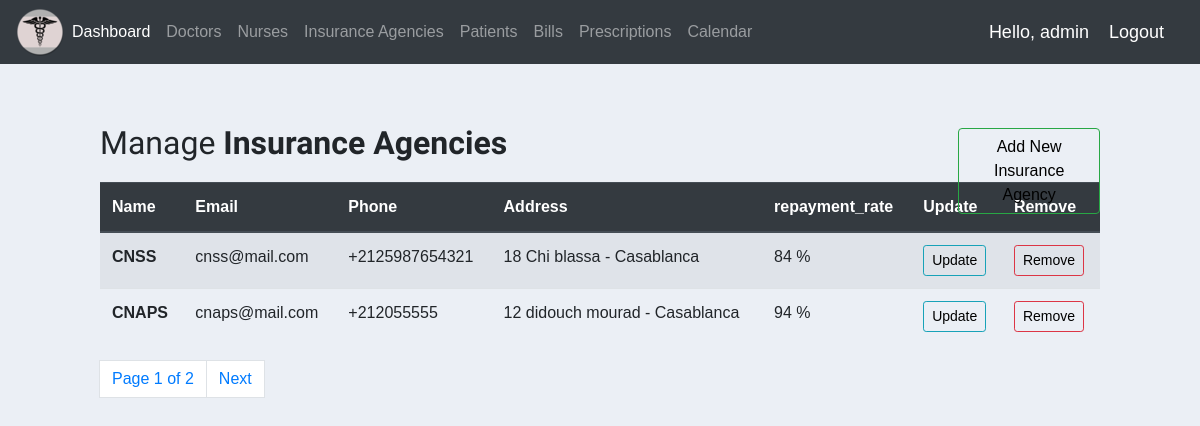
Screenshot of /list_entities/agency (signed in) with the database file from the repository.
### mainapp/models.py (models this page shows, shortened)
class InsuranceAgency(models.Model):
    name = models.CharField(max_length=200)
    email = models.EmailField()
    phone_nb = models.CharField(max_length=30)
    address = models.ForeignKey(Address, null=True, on_delete=models.SET_NULL)
    repayment_rate = models.IntegerField(validators=[
        MaxValueValidator(100),
        MinValueValidator(1)
    ])

class Address(models.Model):
    streetNb = models.IntegerField()
    AptFloor = models.CharField(max_length=200)
    city = models.CharField(max_length=60)

### mainapp/decorators.py (the view)
        def wrapper_func(request, *args, **kwargs):
            group = None
            if request.user.groups.exists():
                group = request.user.groups.all()[0].name
            if group in allowed_roles:
                return view_func(request, *args, **kwargs)
            else:
                return redirect('home')

### mainapp/templatetags/usergroup_tag.py (called while the page is built)
@register.filter(name='has_group')
def has_group(user, group_name):
    return user.groups.filter(name=group_name).exists()

### mainapp/templates/mainapp/entities/insurance_agencies.html
{% extends "base.html" %}
{% load static %}
{% block content %}
<div class="table-wrapper">
        <div class="table-title">
            <div class="row">
                <div class="col-sm-10">
                    <h2>Manage <b>Insurance Agencies</b></h2>
                </div>
                <div class="col-sm-2 my-auto" style="height:20px;">
                    <a href="{% url 'create' 'agency' %}" class="btn btn-success"><span>Add New Insurance Agency</span></a>
                </div>
            </div>
        </div>
        <table class="table table-striped">
            <thead class="thead-dark">
                <tr>
                  <th scope="col">Name</th>
                  <th scope="col">Email</th>
                  <th scope="col">Phone</th>
                  <th scope="col">Address</th>
                  <th scope="col">repayment_rate</th>
                  <th scope="col">Update</th>
                  <th scope="col">Remove</th>
                </tr>
            </thead>
            <tbody>
                {% for item in items %}
                    <tr>
                      <th>{{ item.name }}</th>
                      <td>{{ item.email }}</td>
                      <td>{{ item.phone_nb }}</td>
                      <td>{{ item.address.streetNb }} {{ item.address.AptFloor }} - {{ item.address.city }} </td>
                      <td>{{ item.repayment_rate }} %</td>
                      <td><a class="btn btn-sm btn-info" href="{% url 'update' item.id 'agency' %}">Update</a></td>
                      <td><a class="btn btn-sm btn-danger"  href="{% url 'delete' item.id 'agency' %}">Remove</a></td>
                    </tr>
                {% endfor %}
            </tbody>
        </table>
</div>
{% include '../../pagination.html' with page=items %}
{% endblock %}

### mainapp/templates/navbar.html (shortened to what this page needs)
{% load static %}
{% load usergroup_tag %}
<nav class="navbar navbar-expand-lg navbar-dark bg-dark">
  <img src="{% static 'images/medlogo.ico' %}">
  <div class="collapse navbar-collapse" id="navbarTogglerDemo02">
    <ul class="navbar-nav mr-auto mt-2 mt-lg-0">
      <li class="nav-item active">
        {% if request.user|has_group:"admin" %}
        <a class="nav-link" href="{% url 'dashboard'  %}">Dashboard <span class="sr-only">(current)</span></a>
        {% else %}
          <a class="nav-link" href="{% url 'home'  %}">Home <span class="sr-only">(current)</span></a>
        {% endif %}
      </li>
      {% if request.user|has_group:"patient" %}
        <li class="nav-item">
          <a class="nav-link" href="{% url 'patientDocs' 'document' %}">My documents</a>
        </li>
        <li class="nav-item">
          <a class="nav-link" href="{% url 'patientDocs' 'prescription' %}">My prescriptions</a>
        </li>
        <li class="nav-item">
          <a class="nav-link" href="{% url 'patientDocs' 'bill' %}">My bills</a>
        </li>
        <li class="nav-item">
          <a class="nav-link" href="{% url 'patientDocs' 'insurance' %}">My insurance</a>
        </li>
        <li class="nav-item">
          <a class="nav-link" href="{% url 'calendar' %}">Make an appointment</a>
        </li>
      {% elif request.user|has_group:"admin" %}
        <li class="nav-item">
          <a class="nav-link" href="{% url 'list_entities' 'doctor' %}">Doctors</a>
        </li>
        <li class="nav-item">
          <a class="nav-link" href="{% url 'list_entities' 'nurse' %}">Nurses</a>
        </li>
        <li class="nav-item">
          <a class="nav-link" href="{% url 'list_entities' 'agency' %}">Insurance Agencies</a>
        </li>
        <li class="nav-item">
          <a class="nav-link" href="{% url 'list_entities' 'patient' %}">Patients</a>
        </li>
        <li class="nav-item">
          <a class="nav-link" href="{% url 'list_entities' 'bill' %}">Bills</a>
        </li>
        <li class="nav-item">
          <a class="nav-link" href="{% url 'list_entities' 'prescription' %}">Prescriptions</a>
        </li>
        <li class="nav-item">
          <a class="nav-link" href="{% url 'calendar'  %}">Calendar</a>
        </li>
      {% endif %}
    </ul>
  </div>
  <span class="hello-msg">Hello, {{ request.user }}</span>
  <span><a class="hello-msg" href="{% url 'logout' %}">Logout</a></span>
</nav>

### mainapp/static/css/base.css (style rules this page uses)
body { margin:0; padding:0; font-family:helvetica, sans-serif; background-color:rgb(208,0,0); }
a { color:#12c064; text-decoration:none; }
h1, h2, h3, h4, h5 , h6 { font-family: 'Muli', sans-serif; font-weight:normal; }
h2 { margin:30px 0 20px; }

### mainapp/static/css/calendar.css (style rules this page uses)
ul { height: 100%; padding: 0px 5px 0px 20px; }
a { color: #17a2b8; }
.btn { outline: none; color: black; background-color: transparent; box-shadow: 0 0 0 0; }

### mainapp/templates/navbar.html (style rules this page uses)
.hello-msg { font-size:18px; color:#fff; margin-right:20px; }

### rows the page displays
InsuranceAgency: name "CNSS", email "cnss@mail.com", phone_nb "+2125987654321", address.streetNb "18", address.AptFloor "Chi blassa", address.city "Casablanca", repayment_rate "84"
InsuranceAgency: name "CNAPS", email "cnaps@mail.com", phone_nb "+212055555", address.streetNb "12", address.AptFloor "didouch mourad", address.city "Casablanca", repayment_rate "94"

### other values shown
{{ request.user }} "admin"
{{ page.number }} "1"
{{ page.paginator.num_pages }} "2"
